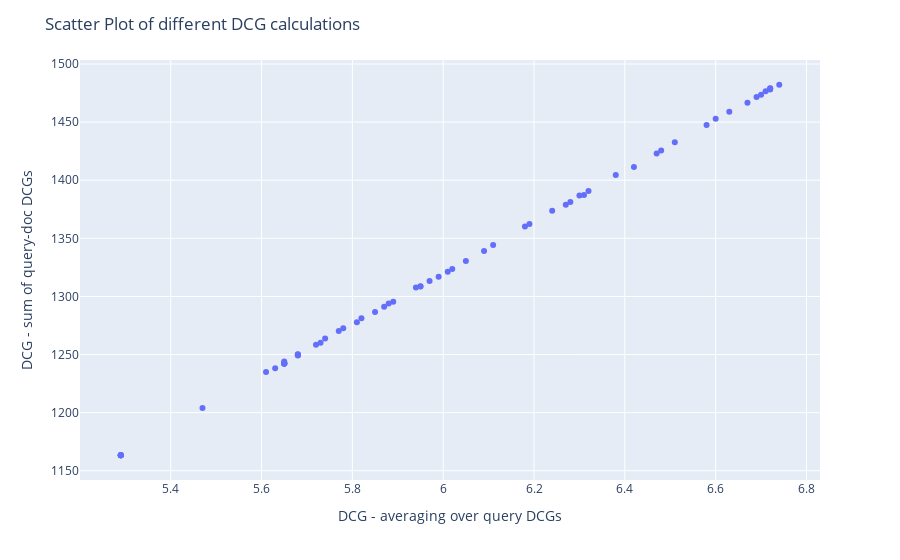

Notebook code for this chart:
### Code cell
pio.renderers.default = 'plotly_mimetype'
fig = px.scatter(df_metrics_merged, 
                 x='dcg', y='value', 
                 hover_data={'pipeline': True},  # Show query on hover
                 labels={'dcg': 'averaging over query DCGs', 'value': 'sum of query-doc DCGs'})

# Customize the layout
fig.update_layout(title="Scatter Plot of different DCG calculations",
                  xaxis_title="DCG - averaging over query DCGs",
                  yaxis_title="DCG - sum of query-doc DCGs",
                  hovermode="closest")

# Show the plot
fig.show()

### Figure 1 — Plotly figure (JSON) as saved in the notebook; plotly's stock layout.template omitted (floating-point values rounded to 4 significant figures)
{"data": [{"customdata": [["min_maxarithmetic_mean0.0"], ["min_maxarithmetic_mean0.1"], ["min_maxarithmetic_mean0.2"], ["min_maxarithmetic_mean0.3"], ["min_maxarithmetic_mean0.4"], ["min_maxarithmetic_mean0.5"], ["min_maxarithmetic_mean0.6"], ["min_maxarithmetic_mean0.7"], ["min_maxarithmetic_mean0.8"], ["min_maxarithmetic_mean0.9"], ["min_maxarithmetic_mean1.0"], ["min_maxharmonic_mean0.0"], ["min_maxharmonic_mean0.1"], ["min_maxharmonic_mean0.2"], ["min_maxharmonic_mean0.3"], ["min_maxharmonic_mean0.4"], ["min_maxharmonic_mean0.5"], ["min_maxharmonic_mean0.6"], ["min_maxharmonic_mean0.7"], ["min_maxharmonic_mean0.8"], ["min_maxharmonic_mean0.9"], ["min_maxharmonic_mean1.0"], ["min_maxgeometric_mean0.0"], ["min_maxgeometric_mean0.1"], ["min_maxgeometric_mean0.2"], ["min_maxgeometric_mean0.3"], ["min_maxgeometric_mean0.4"], ["min_maxgeometric_mean0.5"], ["min_maxgeometric_mean0.6"], ["min_maxgeometric_mean0.7"], ["min_maxgeometric_mean0.8"], ["min_maxgeometric_mean0.9"], ["min_maxgeometric_mean1.0"], ["l2arithmetic_mean0.0"], ["l2arithmetic_mean0.1"], ["l2arithmetic_mean0.2"], ["l2arithmetic_mean0.3"], ["l2arithmetic_mean0.4"], ["l2arithmetic_mean0.5"], ["l2arithmetic_mean0.6"], ["l2arithmetic_mean0.7"], ["l2arithmetic_mean0.8"], ["l2arithmetic_mean0.9"], ["l2arithmetic_mean1.0"], ["l2harmonic_mean0.0"], ["l2harmonic_mean0.1"], ["l2harmonic_mean0.2"], ["l2harmonic_mean0.3"], ["l2harmonic_mean0.4"], ["l2harmonic_mean0.5"], ["l2harmonic_mean0.6"], ["l2harmonic_mean0.7"], ["l2harmonic_mean0.8"], ["l2harmonic_mean0.9"], ["l2harmonic_mean1.0"], ["l2geometric_mean0.0"], ["l2geometric_mean0.1"], ["l2geometric_mean0.2"], ["l2geometric_mean0.3"], ["l2geometric_mean0.4"], ["l2geometric_mean0.5"], ["l2geometric_mean0.6"], ["l2geometric_mean0.7"], ["l2geometric_mean0.8"], ["l2geometric_mean0.9"], ["l2geometric_mean1.0"]], "hovertemplate": "averaging over query DCGs=%{x}<br>sum of query-doc DCGs=%{y}<br>pipeline=%{customdata[0]}<extra></extra>", "legendgroup": "", "marker": {"color": "#636efa", "symbol": "circle"}, "mode": "markers", "name": "", "orientation": "v", "showlegend": false, "type": "scatter", "x": [5.29, 5.47, 5.68, 5.95, 6.27, 6.51, 6.72, 6.69, 6.63, 6.58, 5.65, 5.29, 5.61, 5.63, 5.65, 5.68, 5.72, 5.74, 5.81, 5.88, 5.99, 5.65, 5.29, 5.68, 5.65, 5.68, 5.73, 5.78, 5.82, 5.87, 5.94, 6.02, 5.65, 5.29, 6.31, 6.38, 6.72, 6.74, 6.72, 6.71, 6.7, 6.67, 6.6, 5.65, 5.29, 5.77, 5.89, 5.95, 6.01, 6.09, 6.19, 6.28, 6.32, 6.47, 5.65, 5.29, 5.85, 5.97, 6.05, 6.11, 6.18, 6.24, 6.3, 6.42, 6.48, 5.65], "xaxis": "x", "y": [1163.0, 1204.0, 1250.0, 1309.0, 1379.0, 1433.0, 1479.0, 1472.0, 1459.0, 1448.0, 1242.0, 1163.0, 1235.0, 1238.0, 1242.0, 1250.0, 1258.0, 1264.0, 1278.0, 1294.0, 1317.0, 1242.0, 1163.0, 1249.0, 1244.0, 1250.0, 1260.0, 1273.0, 1281.0, 1291.0, 1308.0, 1324.0, 1242.0, 1163.0, 1387.0, 1405.0, 1478.0, 1482.0, 1479.0, 1476.0, 1474.0, 1467.0, 1453.0, 1242.0, 1163.0, 1270.0, 1295.0, 1309.0, 1321.0, 1339.0, 1362.0, 1381.0, 1391.0, 1423.0, 1242.0, 1163.0, 1287.0, 1313.0, 1330.0, 1344.0, 1360.0, 1374.0, 1387.0, 1411.0, 1426.0, 1242.0], "yaxis": "y"}], "layout": {"autosize": true, "hovermode": "closest", "legend": {"tracegroupgap": 0}, "margin": {"t": 60}, "title": {"text": "Scatter Plot of different DCG calculations"}, "xaxis": {"anchor": "y", "autorange": true, "domain": [0, 1], "range": [5.197, 6.833], "title": {"text": "DCG - averaging over query DCGs"}, "type": "linear"}, "yaxis": {"anchor": "x", "autorange": true, "domain": [0, 1], "range": [1139.0, 1507.0], "title": {"text": "DCG - sum of query-doc DCGs"}, "type": "linear"}}}
